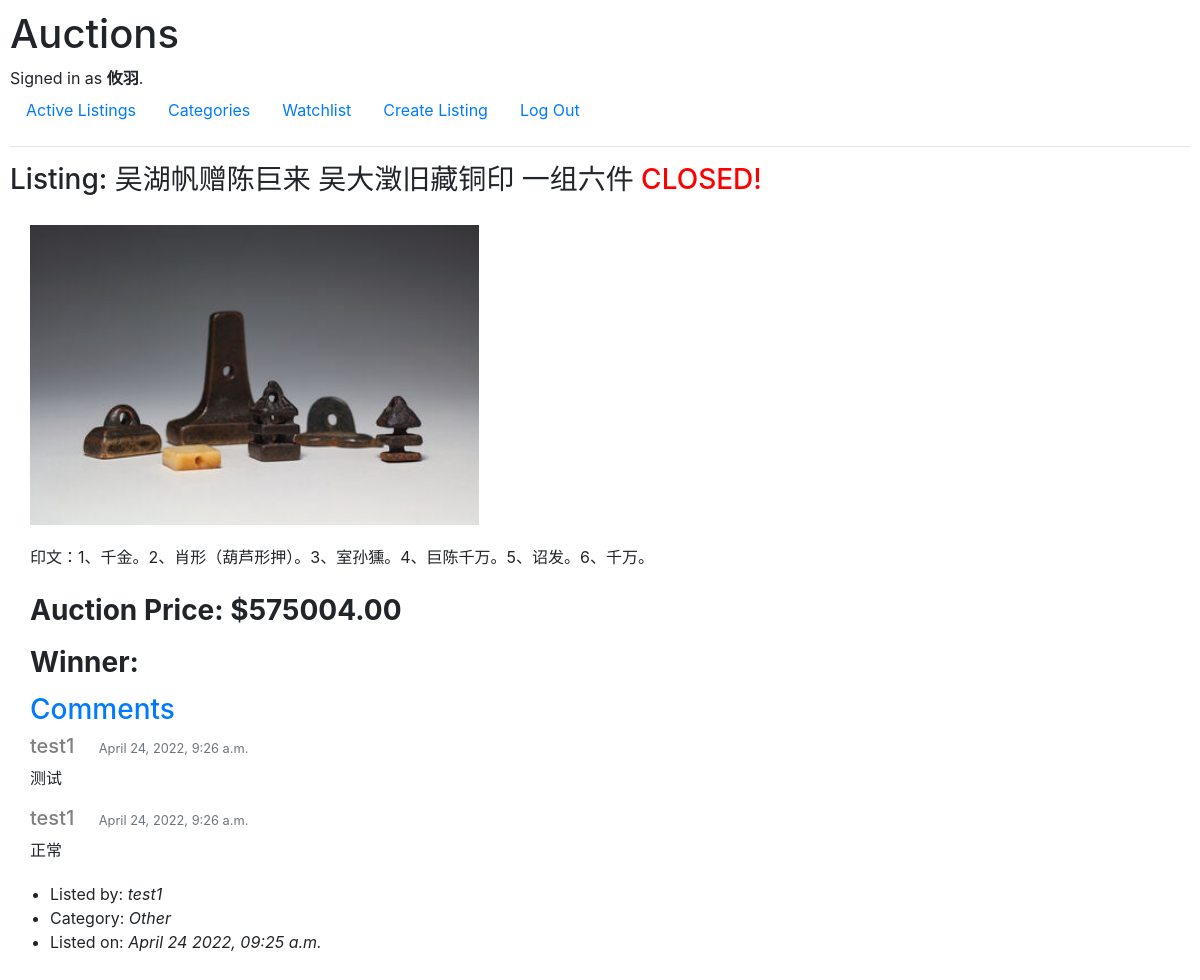
Screenshot of /listings/1/ (signed in) with the database file from the repository.
### auctions/models.py (models this page shows)
class User(AbstractUser):
    pass

class AuctionsListings(models.Model):
    title = models.CharField(max_length=128)
    description = models.TextField()
    price = models.DecimalField(decimal_places=2, max_digits=15)
    image = models.ImageField(null=True,blank=True)
    imgURL = models.URLField(blank= True);
    uid = models.ForeignKey(User, on_delete=models.CASCADE)
    active = models.BooleanField(default=True)
    category = models.CharField(max_length=64,default="Other")
    timestamp = models.DateTimeField(auto_now_add=True, null=True)

class Comments(models.Model):
    aid = models.ForeignKey(AuctionsListings, on_delete=models.CASCADE)
    uid = models.ForeignKey(User, on_delete=models.CASCADE)
    content = models.TextField()
    timestamp = models.DateTimeField(auto_now_add=True, null=True)

### auctions/views.py (the view)
# urls.py: path("listings/<int:auction_id>/", views.listings, name="listings"),
def listings(request, auction_id):
    data = AuctionsListings.objects.filter(id = auction_id)
    comments = Comments.objects.filter(aid = auction_id)
    if request.user.is_authenticated:
        added = Watchlist.objects.filter(uid=request.user, aid=auction_id)
        if request.user == data[0].uid:
            creator = True
        else:
            creator = False
    else:
        added = False
        creator = False
    return render (request, "auctions/detail.html", {
        "data": data[0],
        "added": added,
        "creator":creator,
        "comments":comments
        })

### auctions/templates/auctions/detail.html (shortened to what this page needs)
{% extends "auctions/layout.html" %}
{% block body %}
    <div class="inline">
        <h3>
            Listing: {{data.title}}
            {% if data.active %}
            {% else %}
                <span style="color: red;"> CLOSED! </span>
            {% endif %}
        </h3>
    </div>
    <div class="leftblank">
        <div style="margin-top: 20px;"><img class="imgminsize" src="{{ data.imgURL }}" alt="{{ data.title }}"/> </div>
        <div style="margin:20px 0;">{{ data.description }}</div>
        {% if data.active %}
            <div class="price"><strong>Current Price: ${% firstof data.highest_bid|floatformat:"2" data.price %}</strong></div>
            {% if user.is_authenticated %}
            <form action="{% url 'add_bid' data.id %}" method="POST">
                {% csrf_token %}
                    <div class="form-group inline">
                        <input autofocus class="form-control" type="number" min={{data.price}} name="price" required style="width: 500px"/>
                    </div>
                    <input class="btn btn-primary btn_bid_comment"  type="submit" value="Place  Bid" />
            </form>
                {% else %}
                <p class="card-text">Please <em><a href="{% url 'login' %}">Log In</a></em> to Bid.</p>
            {% endif %}
            {% else %}
            <div class="price"><strong>Auction Price: ${% firstof data.highest_bid|floatformat:"2" data.price %}</strong></div>
            <div class="price"><strong>Winner: {{ winner }}</strong></div>
        {% endif %}
    </div>
    <div class="leftblank">
        <div>
            <h3 class="text-primary">Comments</h3>
            {% for comment in comments %}
                <div>
                    <h5 class="inline" style="color: gray;">{{ comment.uid }}</h5>
                    <span class="text-muted inline leftblank"><small>{{ comment.timestamp }}</small></span>
                    <p>{{ comment.content }}</p>
                </div>
            {% empty %}
                <p>No comments yet.</p>
            {% endfor %}
        </div>
    </div>
    <div style="margin-top: 20px;">
        <ul>
            <li>Listed by: <em>{{ data.uid }}</em></li>
            <li>Category: <em>{{ data.category|capfirst }}</em></li>
            <li>Listed on: <em>{{ data.timestamp|date:"F j Y, h:i a" }}</em></li>
        </ul>
    </div>
{% endblock %}

### auctions/templates/auctions/layout.html (shortened to what this page needs)
{% load static %}
<!DOCTYPE html>
<html lang="en">
    <head>
        <link rel="stylesheet" href="https://stackpath.bootstrapcdn.com/bootstrap/4.4.1/css/bootstrap.min.css">
        <link href="{% static 'auctions/styles.css' %}" rel="stylesheet">
    </head>
    <body>
        <h1>Auctions</h1>
        <div>
            {% if user.is_authenticated %}
                Signed in as <strong>{{ user.username }}</strong>.
            {% else %}
                Not signed in.
            {% endif %}
        </div>
        <ul class="nav">
            <li class="nav-item">
                <a class="nav-link" href="{% url 'index' %}">Active Listings</a>
            </li>
            <li class="nav-item">
                <a class="nav-link" href="{% url 'categories' %}">Categories</a>
            </li>
            {% if user.is_authenticated %}
                <li class="nav-item">
                    <a class="nav-link" href="{% url 'watchlist' %}">Watchlist</a>
                </li>
                <li class="nav-item">
                    <a class="nav-link" href="{% url 'create_listing' %}">Create Listing</a>
                </li>
                <li class="nav-item">
                    <a class="nav-link" href="{% url 'logout' %}">Log Out</a>
                </li>
            {% endif %}
        </ul>
        <hr>
        {% block body %}
        {% endblock %}
    </body>
</html>

### auctions/static/auctions/styles.css (style rules this page uses)
body { padding: 10px; }

### auctions/templates/auctions/detail.html (style rules this page uses)
.inline { display: inline-block; }
.leftblank { margin-left: 20px; }
.imgminsize { min-height: 300px; min-width: 400; }
.price { margin-bottom: 10px; font-size: 28px; }

### rows the page displays
User: username "攸羽"
AuctionsListings: title "吴湖帆赠陈巨来 吴大澂旧藏铜印 一组六件", imgURL (picture), description "印文：1、千金。2、肖形（葫芦形押）。3、室孙獯。4、巨陈千万。5、诏发。6、千万。", price "575004.00", uid "test1", category "Other", timestamp "April 24 2022, 09:25 a.m."
Comments: uid "test1", timestamp "April 24, 2022, 9:26 a.m.", content "测试"
Comments: uid "test1", timestamp "April 24, 2022, 9:26 a.m.", content "正常"
